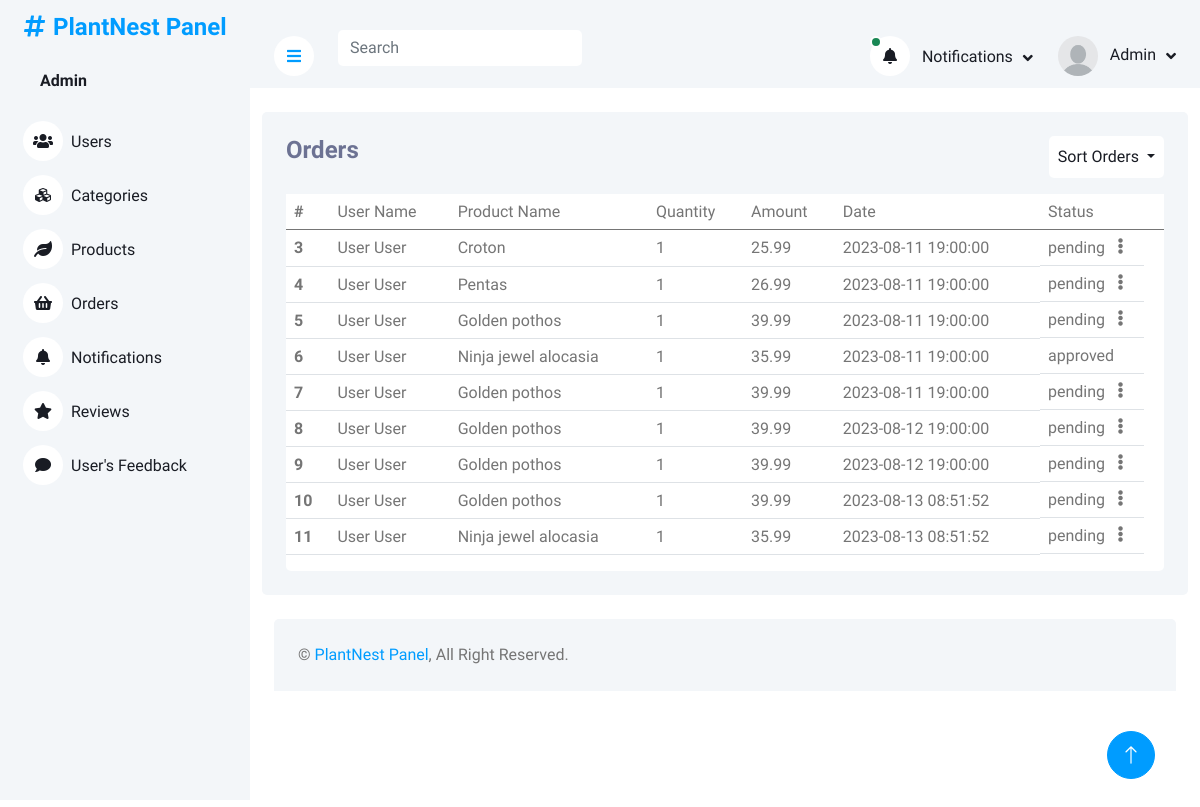
Page /adminPanel/orders.php (signed in) on the earlier database version.
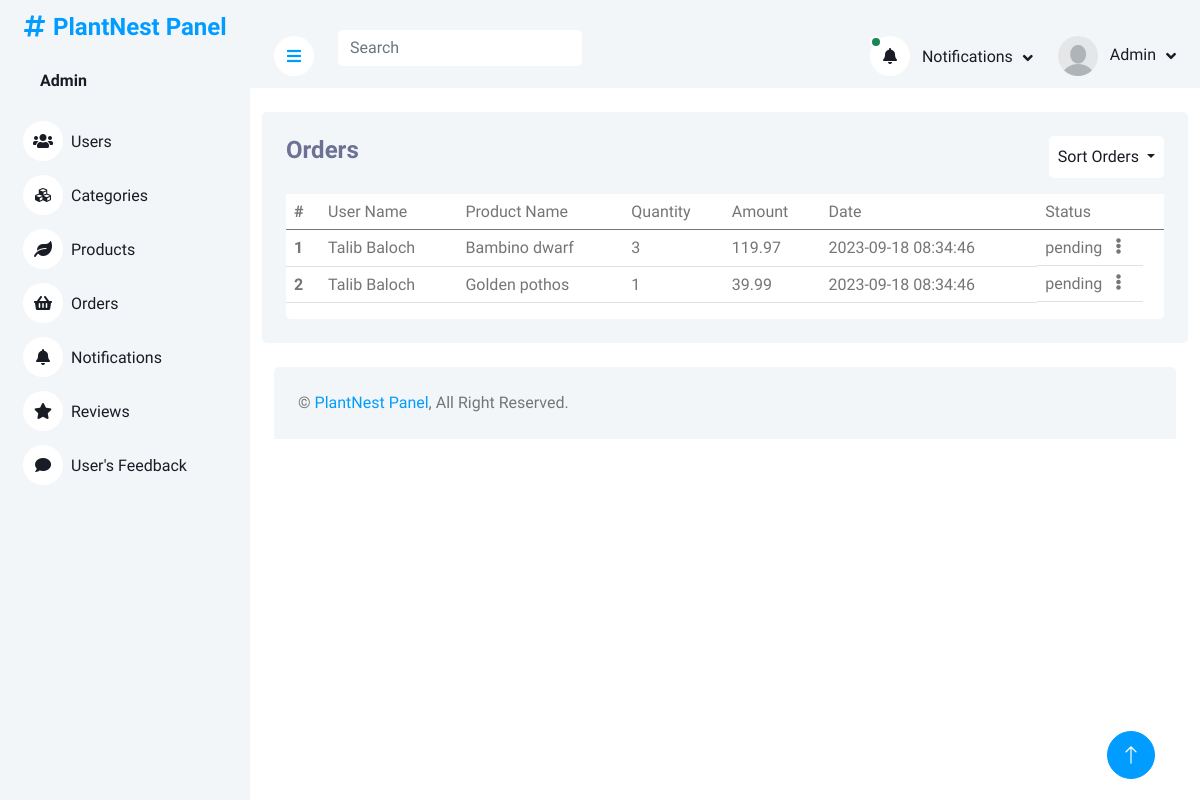
Same page on the later database version.
### tables this page shows
CREATE TABLE `orders` (
  `orderID` int(11) NOT NULL,
  `userID` int(11) DEFAULT NULL,
  `productID` int(11) DEFAULT NULL,
  `productQuantity` varchar(225) DEFAULT NULL,
  `orderDate` timestamp NULL DEFAULT current_timestamp(),
  `totalAmount` varchar(225) DEFAULT NULL,
  `orderStatus` enum('pending','approved','rejected') NOT NULL DEFAULT 'pending'
);

CREATE TABLE `users` (
  `userID` int(11) NOT NULL,
  `firstName` varchar(225) DEFAULT NULL,
  `lastName` varchar(225) DEFAULT NULL,
  `userEmail` varchar(225) NOT NULL,
  `userPassword` varchar(225) DEFAULT NULL
);

CREATE TABLE `products` (
  `productID` int(11) NOT NULL,
  `productName` varchar(225) DEFAULT NULL,
  `productDescription` varchar(225) DEFAULT NULL,
  `productPrice` varchar(225) DEFAULT NULL,
  `productImage` varchar(225) DEFAULT NULL,
  `productStock` varchar(255) NOT NULL,
  `categoryID` int(11) DEFAULT NULL
);

### adminPanel/orders.php (the view, shortened to what this page needs)
<?php
include_once('header_admin.php');
?>
<div class="container pt-4">
    <div class="bg-light rounded p-4">
        <div class="row">
            <div class="col-12">
                <div class="bg-white rounded h-100 ">
                    <div class="d-flex bg-light justify-content-between">
                        <h4>Orders</h4>
                       <div class="d-flex">
                                  <div class="dropdown d-flex align-self-center ">
                                    <form method="post">
                                    <button class="btn bg-white text-dark dropdown-toggle p-2" type="button"
                                        id="dropdownMenuButton1"  data-bs-toggle="dropdown" aria-expanded="false">
                                        Sort Orders
                                    </button>
                                </form>
                                </div>
                        </div>
                    </div>
                    <div class="table-responsive bg- ">
                        <table class="table">
                            <thead>
                                <tr>
                                    <th scope="col">#</th>
                                    <td>User Name</td>
                                    <td>Product Name</td>
                                    <td>Quantity</td>
                                    <td>Amount</td>
                                    <td>Date</td>
                                    <td>Status </td>
                                    <td> </td>
                                </tr>
                            </thead>
                            <tbody>
                                <?php
if (isset($_POST['sort-order-by-name'])) {
    $query = $pdo->query("SELECT * FROM orders INNER JOIN users ON orders.userID = users.userID INNER JOIN  products ON orders.productID =products.productID ORDER BY users.firstName ;");
    $result = $query->fetchAll(PDO::FETCH_ASSOC);
}else if (isset($_POST['sort-order-by-date'])) {
    $query = $pdo->query("SELECT * FROM orders INNER JOIN users ON orders.userID = users.userID INNER JOIN  products ON orders.productID =products.productID  ORDER BY orders.orderDate;");
    $result = $query->fetchAll(PDO::FETCH_ASSOC);
} else {
    $query = $pdo->query("SELECT * FROM orders INNER JOIN users ON orders.userID = users.userID INNER JOIN  products ON orders.productID =products.productID where orderStatus = 'pending' OR  orderStatus = 'approved' ;");
    $result = $query->fetchAll(PDO::FETCH_ASSOC);
}
                        foreach($result as $row){
                        ?>
                                <tr class="tr-row">
                                    <th scope="row">
                                        <?php echo $row['orderID'] ?>
                                    </th>
                                    <td>
                                        <?php echo ucfirst($row['firstName']) ?> <?php echo ucfirst($row['lastName']) ?>
                                    </td>
                                    <td>
                                        <?php echo $row['productName'] ?>
                                    </td>
                                    <td>
                                        <?php echo $row['productQuantity'] ?>
                                    </td>
                                    <td>
                                        <?php echo $row['totalAmount'] ?>
                                    </td>
                                    <td>
                                        <?php echo $row['orderDate'] ?>
                                    </td>
                                <?php
                                if($row['orderStatus'] === "pending"){
                                ?>
                                     <td class="d-flex">
      <?php echo $row['orderStatus'] ?>
      <div class="mx-auto">
        <i class="fa fa-ellipsis-v" data-bs-toggle="dropdown" aria-expanded="false" id="dropdownMenuButton" aria-haspopup="true" aria-expanded="false"></i>
      </div>
    </td>
                                </tr>
                                <?php
                        }else{
                            ?>
                            <td class="d-flex">
                            <?php echo $row['orderStatus'] ?>
                          </td>
                          <?php
                        }
                    }
                                       ?>
                            </tbody>
                        </table>
                    </div>
                </div>
            </div>
        </div>
    </div>
</div>
<?php
include('footer.php');
?>

### adminPanel/header_admin.php (shortened to what this page needs)
<?php
include("php/query.php");
?>
<!DOCTYPE html>
<html lang="en">
<head>
    <link href="https://cdnjs.cloudflare.com/ajax/libs/font-awesome/5.10.0/css/all.min.css" rel="stylesheet">
    <link href="https://cdn.jsdelivr.net/npm/bootstrap-icons@1.4.1/font/bootstrap-icons.css" rel="stylesheet">
    <link href="lib/owlcarousel/assets/owl.carousel.min.css" rel="stylesheet">
    <link href="lib/tempusdominus/css/tempusdominus-bootstrap-4.min.css" rel="stylesheet" />
    <link href="css/bootstrap.min.css" rel="stylesheet">
    <link href="css/style.css" rel="stylesheet">
</head>
<body>
    <div class="container-xxl position-relative bg-white d-flex p-0">
        <div class="sidebar pe-4 pb-3">
            <nav class="navbar bg-light navbar-light">
                <a href="index.php" class="navbar-brand mx-4 mb-3">
                    <div>
                    <h4 class="text-primary"><i class="fa fa-hashtag me-2"></i>PlantNest Panel</h4>
                    </div>
                </a>
                <div class="d-flex align-items-center ms-4 mb-4">
                    <div class="ms-3">
                    <?php
                                 if(isset($_SESSION['Admin'])){
                                    $admin = $_SESSION['Admin'];
                                 foreach($admin as $value){
                                    $U_ID =   $value['adminID'];
                                  $query = $pdo->prepare("SELECT * FROM admins WHERE adminID = :iD ");
                                  $query->bindParam(':iD',  $U_ID);
                                  $query->execute();
                                  $result = $query->fetch(PDO::FETCH_ASSOC);
                        ?>
                         <h6 class="mb-0">
                             <span><?php echo ucfirst($result['adminName'])?></span>
                            </h6>
</span>    <?php
                      };
                    }
                        ?>
                    </div>
                </div>
                <div class="navbar-nav w-100">
                    <a href="users.php" class="nav-item nav-link "><i class="fa fa-users me-2"></i>Users</a>
                    <a href="category.php" class="nav-item nav-link"><i class="fa fa-cubes me-2"></i>Categories</a>
                    <a href="products.php" class="nav-item nav-link"><i class="fa fa-leaf me-2"></i>Products</a>
                    <a href="orders.php" class="nav-item nav-link"><i class="fa fa-shopping-basket me-2"></i>Orders</a>
                    <a href="notifications.php" class="nav-item nav-link"><i class="fa fa-bell me-2"></i>Notifications</a>
                    <a href="reviews.php" class="nav-item nav-link"><i class="fa fa-star me-2"></i>Reviews</a>
                    <a href="feedback.php" class="nav-item nav-link"><i class="fa fa-comment me-2"></i>User's Feedback</a>
                </div>
            </nav>
        </div>
        <div class="content">
            <nav class="navbar navbar-expand bg-light navbar-light sticky-top px-4 py-0">
                <a href="#" class="sidebar-toggler flex-shrink-0">
                    <i class="fa fa-bars"></i>
                </a>
                <form class=" d-none d-md-flex ms-4">
                    <input id="taskFilter" name="search-query" class="taskFilter form-control border-0" type="search"
                        placeholder="Search">
                </form>
                <div class="navbar-nav align-items-center ms-auto">
                    <div class="nav-item dropdown">
                        <?php
                            $query = $pdo->query("SELECT * from orders  INNER JOIN  users on
                            orders.userID = users.userID    where orderStatus	 = 'pending'  LIMIT 2");
                        $result = $query->fetchAll(PDO::FETCH_ASSOC);
                        if (empty($result)) {
                            ?>
                            <a href="#" class="nav-link dropdown-toggle " data-bs-toggle="dropdown">
                                <i class="fa fa-bell me-lg-2">
                                </i>
                                <span class="d-none d-lg-inline-flex">Notifications</span>
                            </a>
                            <?php
                        } else {
                            ?>
                            <a href="#" class="nav-link dropdown-toggle " data-bs-toggle="dropdown">
                                <i class="fa fa-bell me-lg-2 position-relative">
                                    <div
                                        class="bg-success rounded-circle border border-2 border-white position-absolute top-0 start-0 p-1">
                                    </div>
                                </i>
                                <span class="d-none d-lg-inline-flex">Notifications</span>
                            </a>
                            <?php
                        } ?>
                    </div>
                    <div class="nav-item dropdown">
                        <a href="#" class="nav-link dropdown-toggle" data-bs-toggle="dropdown">
                        <?php
                                 if(isset($_SESSION['Admin'])){
                                    $admin = $_SESSION['Admin'];
                                 foreach($admin as $value){
                                    $U_ID =   $value['adminID'];
                                  $query = $pdo->prepare("SELECT * FROM admins WHERE adminID = :iD ");
                                  $query->bindParam(':iD',  $U_ID);
                                  $query->execute();
                                  $result = $query->fetch(PDO::FETCH_ASSOC);
                              if($result['adminImage']){
                        ?>
                        <img class="rounded-circle me-lg-2" src="img/<?php echo $result['adminImage'] ?>" alt="" style="width: 40px; height: 40px;">
                            <?php
                              }else if(empty($result['adminImage'])){
                                ?>
                        <img class="rounded-circle me-lg-2" src="img/user.jpg" alt="" style="width: 40px; height: 40px;">
                                <?php
                              }
                            ?>
                                <span class="d-none d-lg-inline-flex">
                                    <?php echo ucfirst($result['adminName']) ?>
                                </span>
                                <?php
                            }
                        }
                            ?>
                        </a>
                    </div>
                </div>
            </nav>

### adminPanel/footer.php (shortened to what this page needs)
            <div class="container-fluid pt-4 px-4">
                <div class="bg-light rounded-top p-4">
                    <div class="row">
                        <div class="col-12 col-sm-6 text-center text-sm-start">
                            &copy; <a href="index.php">PlantNest Panel</a>, All Right Reserved.
                        </div>
                    </div>
                </div>
            </div>
        </div>
        <a href="#" class="btn btn-lg btn-primary btn-lg-square back-to-top"><i class="bi bi-arrow-up"></i></a>
    </div>
</body>
</html>

### adminPanel/css/style.css (style rules this page uses)
:root { --primary: #009CFF; --light: #F3F6F9; --dark: #191C24; }
.back-to-top { position: fixed; display: none; right: 45px; bottom: 45px; z-index: 99; }
.btn { transition: .5s; }
.btn.btn-primary { color: #FFFFFF; }
.btn-lg-square { width: 48px; height: 48px; }
.btn-square, .btn-sm-square, .btn-lg-square { padding: 0; display: inline-flex; align-items: center; justify-content: center; font-weight: normal; border-radius: 50px; }
.sidebar { position: fixed; top: 0; left: 0; bottom: 0; width: 250px; height: 100vh; overflow-y: auto; background: var(--light); transition: 0.5s; z-index: 999; }
.content { margin-left: 250px; min-height: 100vh; background: #FFFFFF; transition: 0.5s; }
@media (min-width: 992px) { .sidebar { margin-left: 0; } }
@media (min-width: 992px) { .content { width: calc(100% - 250px); } }
.sidebar .navbar .navbar-nav .nav-link { padding: 7px 20px; color: var(--dark); font-weight: 500; border-left: 3px solid var(--light); border-radius: 0 30px 30px 0; outline: none; }
.sidebar .navbar .navbar-nav .nav-link i { width: 40px; height: 40px; display: inline-flex; align-items: center; justify-content: center; background: #FFFFFF; border-radius: 40px; }
.content .navbar .navbar-nav .nav-link { margin-left: 25px; padding: 12px 0; color: var(--dark); outline: none; }
.content .navbar .sidebar-toggler, .content .navbar .navbar-nav .nav-link i { width: 40px; height: 40px; display: inline-flex; align-items: center; justify-content: center; background: #FFFFFF; border-radius: 40px; }
.content .navbar .dropdown-toggle::after { margin-left: 6px; vertical-align: middle; border: none; content: "\f107"; font-family: "Font Awesome 5 Free"; font-weight: 900; transition: .5s; }

### adminPanel/header_admin.php (style rules this page uses)
h4 { color: #6C7293; }

Differences in the rows shown:
removed orders: orderID "3", userID.firstName "User", userID.lastName "User", productID.productName "Croton", productQuantity "1", totalAmount "25.99", orderDate "2023-08-11 19:00:00", orderStatus "pending"
removed orders: orderID "4", userID.firstName "User", userID.lastName "User", productID.productName "Pentas", productQuantity "1", totalAmount "26.99", orderDate "2023-08-11 19:00:00", orderStatus "pending"
removed orders: orderID "5", userID.firstName "User", userID.lastName "User", productID.productName "Golden pothos", productQuantity "1", totalAmount "39.99", orderDate "2023-08-11 19:00:00", orderStatus "pending"
removed orders: orderID "6", userID.firstName "User", userID.lastName "User", productID.productName "Ninja jewel alocasia", productQuantity "1", totalAmount "35.99", orderDate "2023-08-11 19:00:00", orderStatus "approved"
removed orders: orderID "7", userID.firstName "User", userID.lastName "User", productID.productName "Golden pothos", productQuantity "1", totalAmount "39.99", orderDate "2023-08-11 19:00:00", orderStatus "pending"
removed orders: orderID "8", userID.firstName "User", userID.lastName "User", productID.productName "Golden pothos", productQuantity "1", totalAmount "39.99", orderDate "2023-08-12 19:00:00", orderStatus "pending"
removed orders: orderID "9", userID.firstName "User", userID.lastName "User", productID.productName "Golden pothos", productQuantity "1", totalAmount "39.99", orderDate "2023-08-12 19:00:00", orderStatus "pending"
removed orders: orderID "10", userID.firstName "User", userID.lastName "User", productID.productName "Golden pothos", productQuantity "1", totalAmount "39.99", orderDate "2023-08-13 08:51:52", orderStatus "pending"
removed orders: orderID "11", userID.firstName "User", userID.lastName "User", productID.productName "Ninja jewel alocasia", productQuantity "1", totalAmount "35.99", orderDate "2023-08-13 08:51:52", orderStatus "pending"
now on this page (row edited): orders: orderID "1", userID.firstName "Talib", userID.lastName "Baloch", productID.productName "Bambino dwarf", productQuantity "3", totalAmount "119.97", orderDate "2023-09-18 08:34:46", orderStatus "pending"
now on this page (row edited): orders: orderID "2", userID.firstName "Talib", userID.lastName "Baloch", productID.productName "Golden pothos", productQuantity "1", totalAmount "39.99", orderDate "2023-09-18 08:34:46", orderStatus "pending"
